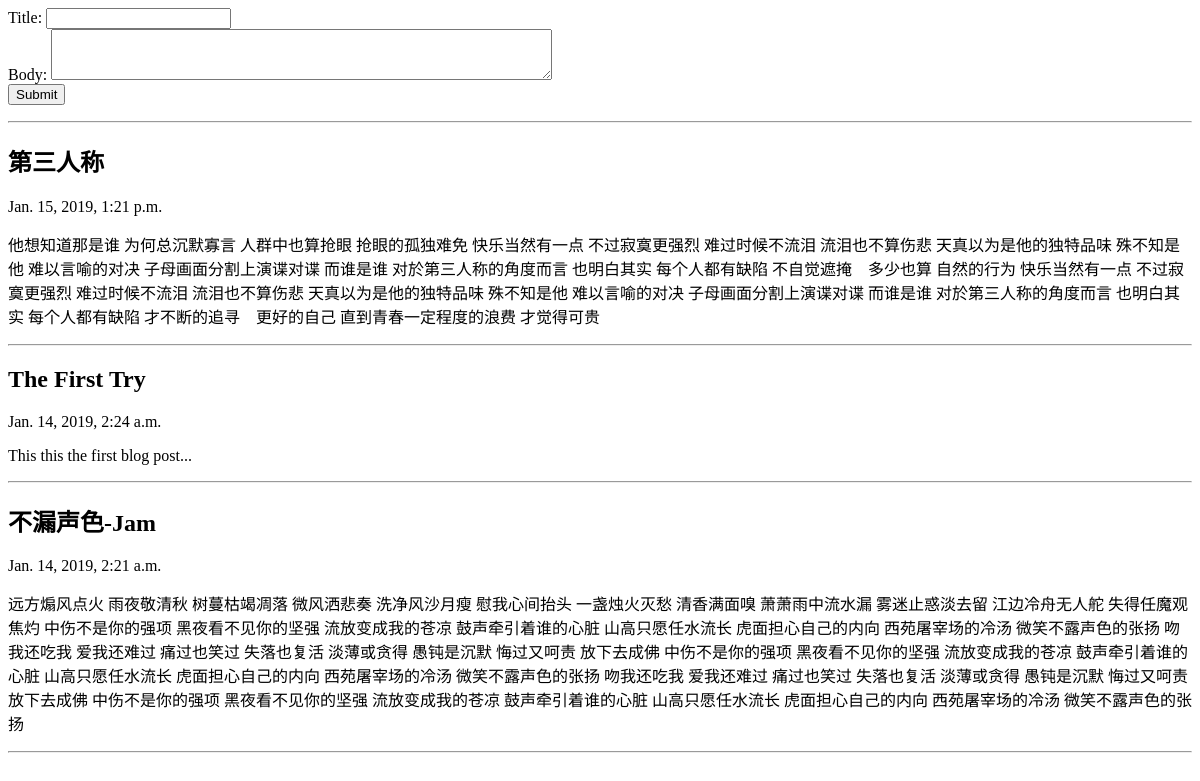
Before: /archive/ with the older database file.
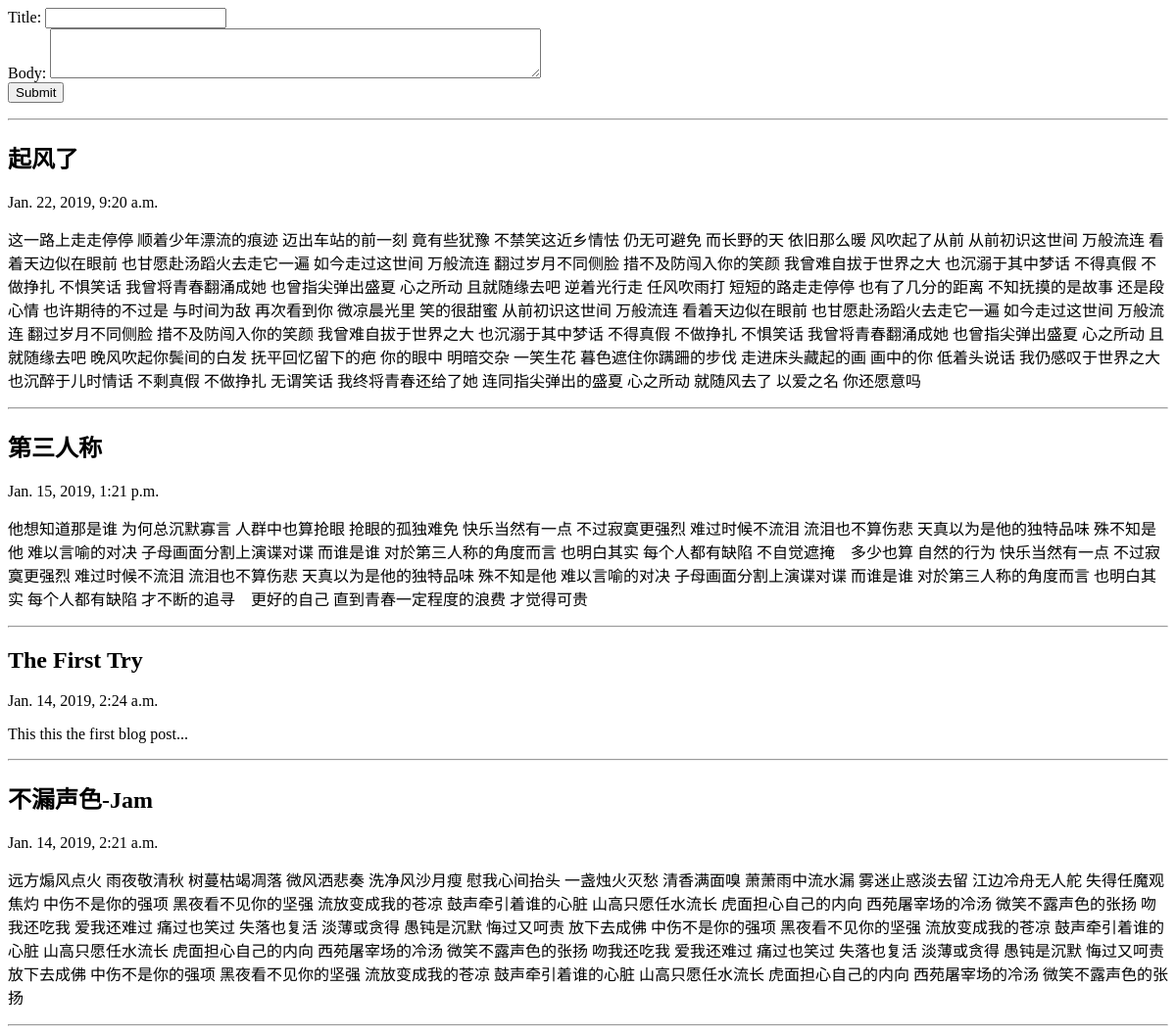
After: the same page with the newer database file.
### blog/models.py (models this page shows)
class BlogPost(models.Model):
    title = models.CharField(max_length=150)
    body = models.TextField()
    timestamp = models.DateTimeField()

### blog/views.py (the view)
# urls.py: url(r'^archive/', archive),
def archive(request):
    posts = BlogPost.objects.all().order_by('-timestamp')
    t = loader.get_template('archive.html')
    return HttpResponse(t.render({'posts': posts}))

### templates/archive.html
<form action="/blog/create/" method="post"> {% csrf_token %}
	Title:
	<input type="text" name="title"/><br />
	Body:
	<textarea name="body" rows="3" cols="60"></textarea><br />
	<input type="submit" />
</form>
<hr />
{% for post in posts%}
	<h2>{{post.title}}</h2>
	<p>{{post.timestamp}}</p>
	<p>{{post.body}}</p>
	<hr/>
{% endfor %}

Changed rows visible on the page:
added BlogPost: title "起风了", timestamp "Jan. 22, 2019, 9:20 a.m.", body "这一路上走走停停 顺着少年漂流的痕迹 迈出车站的前一刻 竟有些犹豫 不禁笑这近乡情怯 仍无可避免 而长野的天 依旧那么暖 风吹起了从前 从前初识这世间 万般流连 看着天边似在眼前 也甘愿赴汤蹈火去走它一遍 如今走过这世间 万般流连 翻过岁月不同侧脸 措不及防闯入你的笑颜 我曾难自拔于世界之大 也沉溺于其中梦话 不得真假 不做挣扎 不惧笑话 我曾将青春翻涌成她 也曾指尖弹出盛夏 心之所动 且就随缘去吧 逆着光行走 任风吹雨打 短短的路走走停停 也有了几分的距离 不知抚摸的是故事 还是段心情 也许期待的不过是 与时间为敌 再次看到你 微凉晨光里 笑的很甜蜜 从前初识这世间 万般流连 看着天边似在眼前 也甘愿赴汤蹈火去走它一遍 如今走过这世间 万般流连 翻过岁月不同侧脸 措不及防闯入你的笑颜 我曾难自拔于世界之大 也沉溺于其中梦话 不得真假 不做挣扎 不惧笑话 我曾将青春翻涌成她 也曾指尖弹出盛夏 心之所动 且就随缘去吧 晚风吹起你鬓间的白发 抚平回忆留下的疤 你的眼中 明暗交杂 一笑生花 暮色遮住你蹒跚的步伐 走进床头藏起的画 画中的你 低着头说话 我仍感叹于世界之大 也沉醉于儿时情话 不剩真假 不做挣扎 无谓笑话 我终将青春还给了她 连同指尖弹出的盛夏 心之所动 就随风去了 以爱之名 你还愿意吗"
